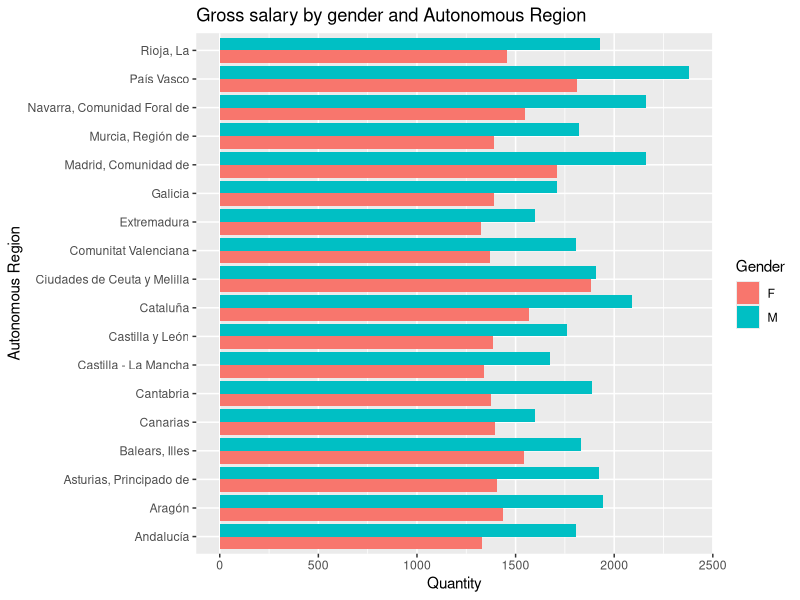

This chart was generated by the following R code:
## ---- chunk 1
knitr::opts_chunk$set(echo = TRUE)
library(ggplot2)
library(purrr)
library(tibble)
library(dplyr)
library(readr)
library(tidyr)
Gathered_tidy_data <- read_csv("Gathered_tidy_data.csv", 
col_types = cols(X1 = col_skip()))

## ---- chunk 2
Grouped_Gross_salary<-Gathered_tidy_data %>%
  filter(`Wage Type`=='Gross Salary') %>%
  group_by(Gender)

ggplot(data = Grouped_Gross_salary)+
  geom_bar(mapping = aes(x=`Autonomous Region`,y=Quantity,fill=Gender),stat = 'identity',position = 'dodge') + coord_flip() + ggtitle('Gross salary by gender and Autonomous Region')

## ---- chunk 3
Males_Gross_salary<-Grouped_Gross_salary%>%
                    ungroup()%>%
                    filter(Gender=='M')%>%
                    select(`Autonomous Region`,Quantity)

Males_Gross_salary
Females_Gross_salary<-Grouped_Gross_salary%>%
  ungroup()%>%
  filter(Gender=='F')%>%
  select(`Autonomous Region`,Quantity)

Females_Gross_salary

## ---- chunk 4
Gender_paygap_table<-
  Gathered_tidy_data %>%
  select(`Autonomous Region`) %>%
  unique()

Gender_paygap_table$Difference<-Males_Gross_salary$Quantity-Females_Gross_salary$Quantity

Gender_paygap_table$Gender_paygap<-(Males_Gross_salary$Quantity-Females_Gross_salary$Quantity)/Males_Gross_salary$Quantity*100

Gender_paygap_table
